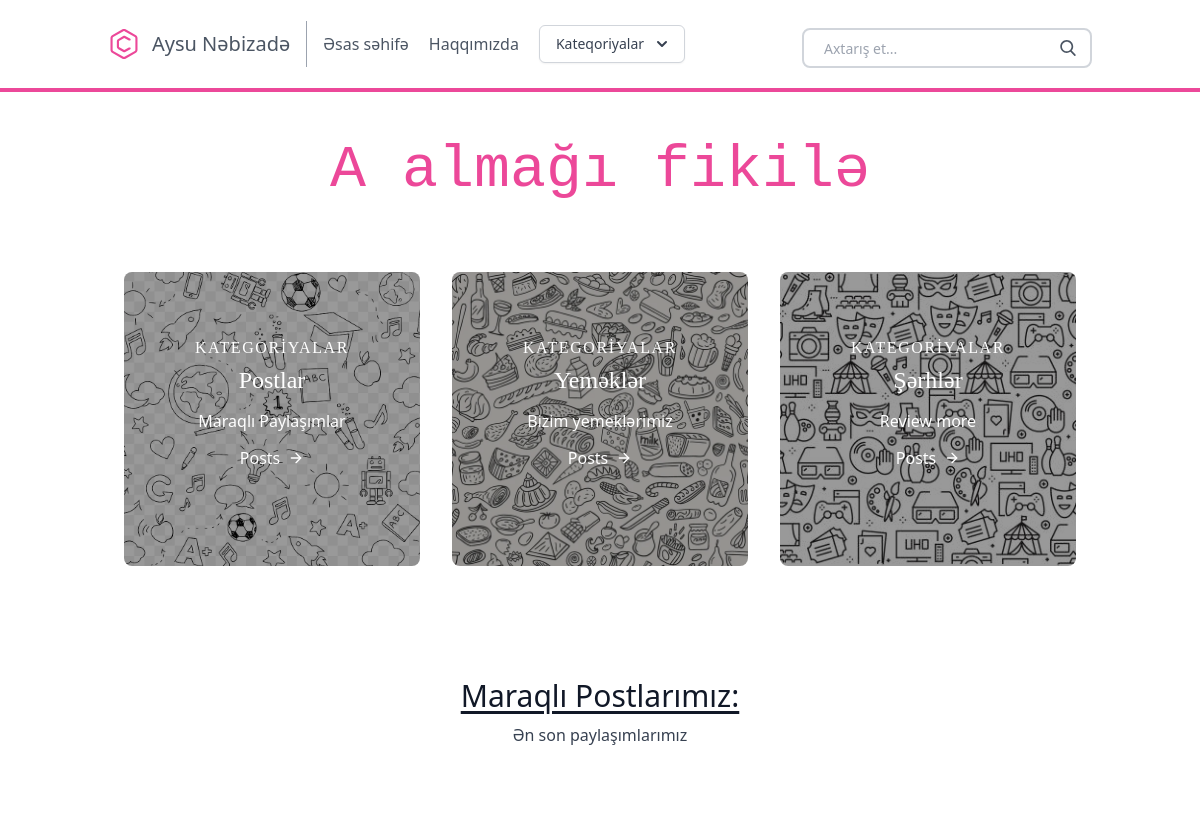
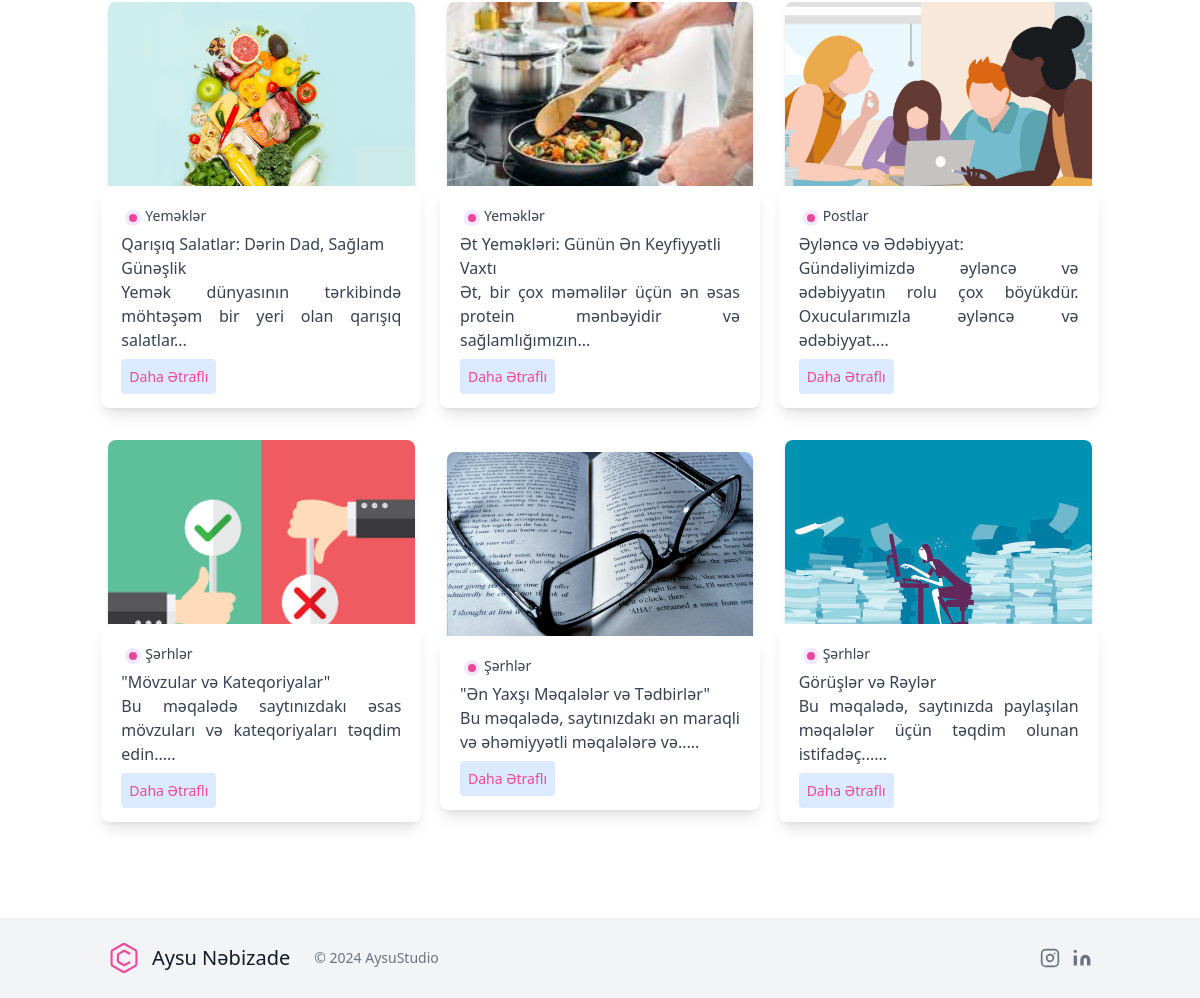
The page / on the database its author committed (2 pictures, top to bottom).
### posts/models.py (models this page shows, shortened)
class Category(models.Model):
    title = models.CharField(max_length=20)
    subtitle = models.CharField(max_length=20)
    slug = models.SlugField()
    thumbnail = models.ImageField()

class Post(models.Model):
    title = models.CharField(max_length=100)
    slug = models.SlugField()
    overview = models.TextField()
    timestamp = models.DateTimeField(auto_now_add=True)
    content = models.TextField()
    author = models.ForeignKey(Author, on_delete=models.CASCADE)
    thumbnail = models.ImageField()
    categories = models.ManyToManyField(Category)
    featured = models.BooleanField()
    likes = models.ManyToManyField(User, related_name='blog_posts')

### posts/views.py (the view)
# urls.py: path('', homepage, name = 'homepage'),
def homepage (request):
    categories = Category.objects.all()[0:3]
    featured = Post.objects.filter(featured=True)
    latest = Post.objects.order_by('-timestamp')[0:3]
    context= {
        'object_list': featured,
        'latest': latest,
        'categories':categories,
    }
    return render(request, 'homepage.html',context)

### posts/templatetags/markdown_extras.py (called while the page is built)
@register.simple_tag
def get_categories():
    return Category.objects.all()[0:3]

### templates/homepage.html (shortened to what this page needs)
{% extends 'base.html' %}
{% block content %}
<div class="w-full bg-cover bg-center">
  <div class="py-12 flex items-center justify-center h-full w-full">
    <h1 id="salamlama" class="mb-2 font-mono text-4xl text-pink-500 md:text-6xl">
    </h1>
  </div>
</div>
<section class="text-gray-600 body-font ">
  <div class="container px-5  mx-auto">
    <div class="flex flex-wrap justify-center">
      {% for category in categories %}
      <div class="p-4 lg:w-1/3">
        <div
          class="transition text-white ease-in-out delay-150 bg-blue-500 hover:-translate-y-1 hover:scale-110 hover:bg-indigo-500 duration-300 w-full bg-cover bg-center bg-gray-300 rounded-lg "
          style="background-image: url('{{ category.thumbnail.url }}')">
          <div
            class="h-full bg-[black] bg-opacity-40 hover:bg-opacity-70 transition duration-300 ease-in-out px-8 pt-16 pb-24 rounded-lg overflow-hidden text-center relative">
            <h2 class="tracking-widest text-1xl title-font font-serif text-white mb-1">
              KATEGORİYALAR</h2>
            <h1 class="title-font sm:text-2xl text-xl font-serif text-[white] mb-3">
              {{ category.title }}</h1>
            <p class="leading-relaxed  mb-3">
              {{ category.subtitle }}</p>
            <a id="maragli" href="{% url 'postlist' category.slug %}" class="rounded-lg inline-flex items-center">
              Posts
              <svg class="w-4 h-4 ml-2" viewBox="0 0 24 24" stroke="currentColor" stroke-width="2" fill="none"
                stroke-linecap="round" stroke-linejoin="round">
                <path d="M5 12h14"></path>
                <path d="M12 5l7 7-7 7"></path>
              </svg>
            </a>
          </div>
        </div>
      </div>
      {% endfor %}
    </div>
  </div>
</section>
<section class="blog text-gray-700 body-font">
  <div class="container px-5 py-24 mx-auto">
    <div class="flex flex-wrap w-full mb-20 flex-col items-center text-center">
      <h1 class="sm:text-3xl text-2xl font-medium title-font mb-2 text-gray-900 underline underline-offset-4">
        Maraqlı Postlarımız:</h1>
      <p class="lg:w-1/2 w-full leading-relaxed text-base">
        Ən son paylaşımlarımız</p>
    </div>
    <div class="flex flex-wrap sm:-m-4 -mx-4 -mb-10 -mt-4">
      {% for obj in object_list %}
      <div class="p-4 md:w-1/3 md:mb-0 mb-6 flex flex-col justify-center items-center max-w-sm mx-auto">
        <div class="bg-gray-300 h-56 w-full rounded-lg shadow-md bg-cover bg-center"
          style="background-image: url('{{ obj.thumbnail.url }}')">
        </div>
        <div class=" w-70 bg-white -mt-10 shadow-lg rounded-lg overflow-hidden p-5">
          <div class="header-content inline-flex ">
            <div class="category-badge flex-1  h-4 w-4 m rounded-full m-1 bg-purple-100">
              <div class="h-2 w-2 rounded-full m-1 bg-pink-500 "></div>
            </div>
            {% for category in obj.categories.all %}
            <div class="category-title flex-1 text-sm">
              {{ category.title }}
            </div>
            {% endfor %}
          </div>
          <div class="title-post font-medium">
            {{ obj.title }}
          </div>
          <div class="summary-post text-base text-justify">
            {{ obj.overview }}
          </div>
          <div class="mt-3">
            <a href="{% url 'post' obj.slug %}" class="bg-blue-100 text-pink-500 rounded p-2 text-sm ">
              Daha Ətraflı
            </a>
          </div>
        </div>
      </div>
      {% endfor %}
    </div>
  </div>
</section>
{% endblock content %}

### templates/homepage.html (style rules this page uses)
.w-70 { width: 20rem; }

### rows shown on the page
Category: thumbnail (picture), title "Postlar", subtitle "Maraqlı Paylaşımlar"
Category: thumbnail (picture), title "Yeməklər", subtitle "Bizim yemeklərimiz"
Category: thumbnail (picture), title "Şərhlər", subtitle "Review more"
Post: thumbnail (picture), title "Qarışıq Salatlar: Dərin Dad, Sağlam Günəşlik", overview "Yemək dünyasının tərkibində möhtəşəm bir yeri olan qarışıq salatlar..."
Post: thumbnail (picture), title "Ət Yeməkləri: Günün Ən Keyfiyyətli Vaxtı", overview "Ət, bir çox məməlilər üçün ən əsas protein mənbəyidir və sağlamlığımızın..."
Post: thumbnail (picture), title "Əyləncə və Ədəbiyyat:", overview "Gündəliyimizdə əyləncə və ədəbiyyatın rolu çox böyükdür. Oxucularımızla əyləncə və ədəbiyyat...."
Post: thumbnail (picture), title "\"Mövzular və Kateqoriyalar\"", overview "Bu məqalədə saytınızdakı əsas mövzuları və kateqoriyaları təqdim edin....."
Post: thumbnail (picture), title "\"Ən Yaxşı Məqalələr və Tədbirlər\"", overview "Bu məqalədə, saytınızdakı ən maraqli və əhəmiyyətli məqalələrə və....."
Post: thumbnail (picture), title "Görüşlər və Rəylər", overview "Bu məqalədə, saytınızda paylaşılan məqalələr üçün təqdim olunan istifadəç......"
